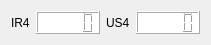
           <widget class="QWidget" name="horizontalLayoutWidget_8">
            <property name="geometry">
             <rect>
              <x>540</x>
              <y>340</y>
              <width>201</width>
              <height>28</height>
             </rect>
            </property>
            <layout class="QHBoxLayout" name="horizontalLayout_48">
             <property name="spacing">
              <number>6</number>
             </property>
             <property name="sizeConstraint">
              <enum>QLayout::SetDefaultConstraint</enum>
             </property>
             <item>
              <widget class="QLabel" name="label_36">
               <property name="text">
                <string>IR4</string>
               </property>
              </widget>
             </item>
             <item>
              <widget class="QLCDNumber" name="ir4LcdNumber">
               <property name="styleSheet">
                <string notr="true">background-color: rgb(255, 255, 255);</string>
               </property>
              </widget>
             </item>
             <item>
              <widget class="QLabel" name="label_37">
               <property name="text">
                <string>US4</string>
               </property>
              </widget>
             </item>
             <item>
              <widget class="QLCDNumber" name="us4LcdNumber">
               <property name="styleSheet">
                <string notr="true">background-color: rgb(255, 255, 255);</string>
               </property>
              </widget>
             </item>
            </layout>
           </widget>
